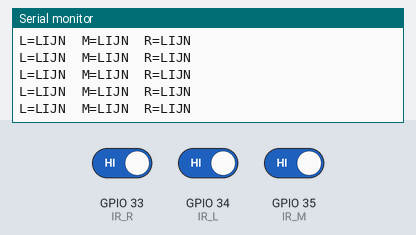
A sketch run on a simulated ESP32. Shown: the last lines printed to the serial monitor. The test bench sets the inputs (shaded band); at power-on: GPIO 33 (IR_R) HIGH, GPIO 34 (IR_L) HIGH, GPIO 35 (IR_M) HIGH.

Above: at 1.2 s.
1.3 s: GPIO 33 (IR_R) driven LOW
At 2.4 s:
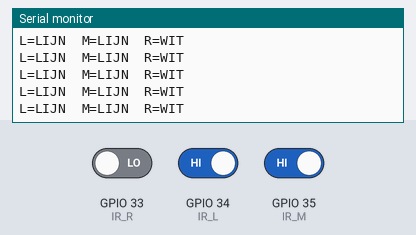
3.2 s: GPIO 34 (IR_L) driven LOW
At 4.2 s:
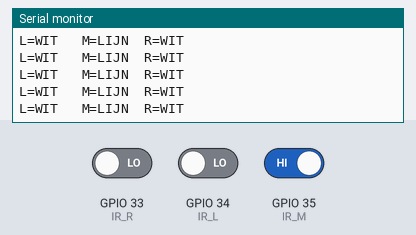
5.1 s: GPIO 35 (IR_M) driven LOW
At 6.1 s:
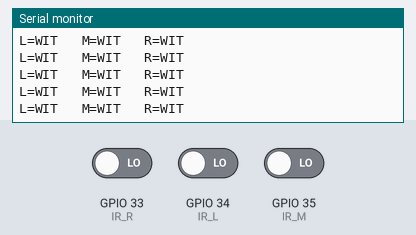
7.0 s: GPIO 33 (IR_R) driven HIGH
At 7.8 s:
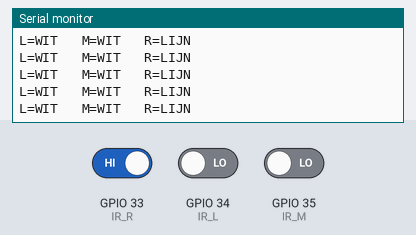
8.9 s: GPIO 34 (IR_L) driven HIGH
At 9.6 s:
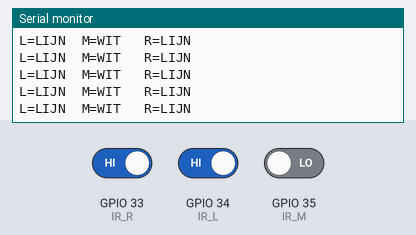
10.8 s: GPIO 33 (IR_R) driven LOW
At 11.9 s:
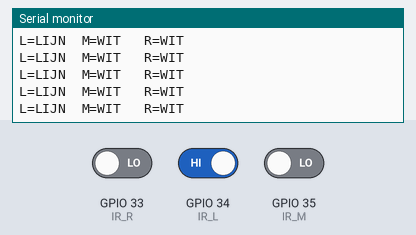

Measured:
- after the input at 1.3 s, the serial monitor: prints a new line at once (image 1)
- after the input at 3.2 s, the serial monitor: prints a new line at once (image 2)
- after the input at 5.1 s, the serial monitor: prints a new line at once (image 3)
- after the input at 7.0 s, the serial monitor: prints a new line after 0.05 s (image 4)
- after the input at 8.9 s, the serial monitor: prints a new line after 0.05 s (image 5)
- after the input at 10.8 s, the serial monitor: prints a new line at once (image 6)

The sketch:

ir_kalibratie.ino
```cpp
#define IR_L 34
#define IR_M 35
#define IR_R 33

#define Q 8

int bufL[Q] = {};
int bufM[Q] = {};
int bufR[Q] = {};
int bufIndex = 0;

bool majorityVote(int* buf) {
  int sum = 0;
  for (int i = 0; i < Q; i++) sum += buf[i];
  return sum > (Q / 2);
}

void setup() {
  Serial.begin(115200);
  pinMode(IR_L, INPUT);
  pinMode(IR_M, INPUT);
  pinMode(IR_R, INPUT);

  // Buffers voorvullen
  for (int i = 0; i < Q; i++) {
    bufL[i] = digitalRead(IR_L);
    bufM[i] = digitalRead(IR_M);
    bufR[i] = digitalRead(IR_R);
  }
}

void loop() {
  bufL[bufIndex] = digitalRead(IR_L);
  bufM[bufIndex] = digitalRead(IR_M);
  bufR[bufIndex] = digitalRead(IR_R);
  bufIndex = (bufIndex + 1) % Q;

  bool L = majorityVote(bufL);
  bool M = majorityVote(bufM);
  bool R = majorityVote(bufR);

  Serial.print("L="); Serial.print(L ? "LIJN" : "WIT ");
  Serial.print("  M="); Serial.print(M ? "LIJN" : "WIT ");
  Serial.print("  R="); Serial.println(R ? "LIJN" : "WIT ");

  delay(10);
}
```
